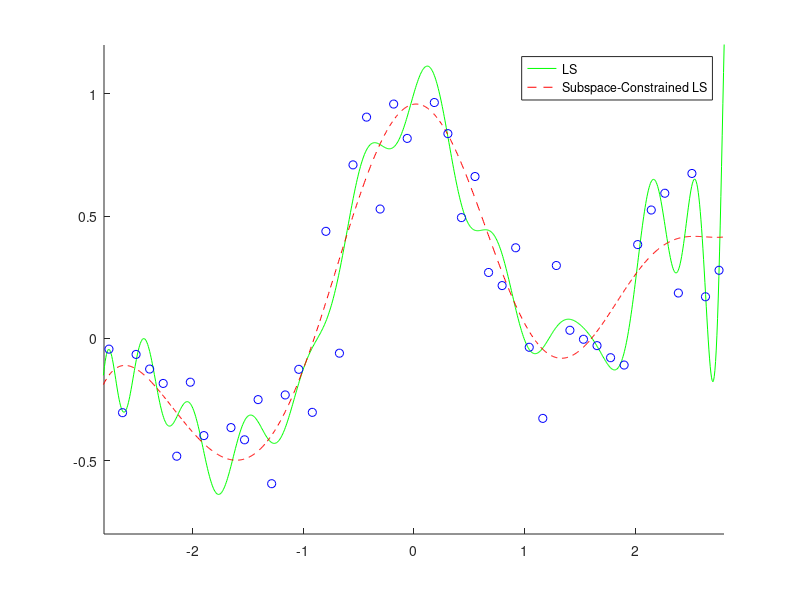

Write the MATLAB code that produced this figure.
n=50;
N=1000;
x=linspace(-3,3,n)';
X=linspace(-3,3,N)';
pix=pi*x;
y=sin(pix)./(pix)+0.1*x+0.2*randn(n,1);

p(:,1)=ones(n,1);
P(:,1)=ones(N,1);
for j=1:15
  p(:,2*j)=sin(j/2*x); p(:,2*j+1)=cos(j/2*x);
  P(:,2*j)=sin(j/2*X); P(:,2*j+1)=cos(j/2*X);
end
t1=p\y;
F1=P*t1;
t2=(p*diag([ones(1,11) zeros(1,20)]))\y;
F2=P*t2;

figure(1);
clf; 
hold on;
axis([-2.8 2.8 -0.8 1.2]);
plot(X,F1,'g-');
plot(X,F2,'r--');
plot(x,y,'bo');
legend('LS','Subspace-Constrained LS');